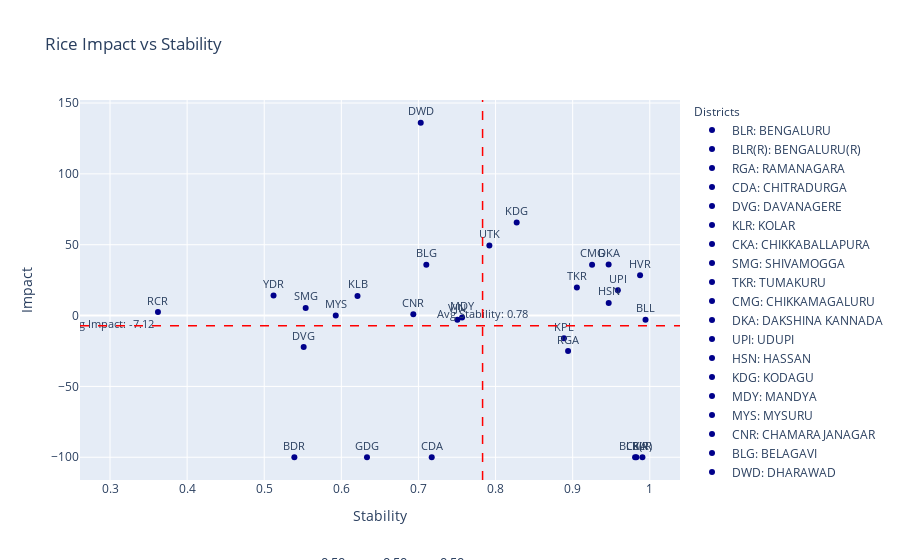

Write notebook code for a chart like this one.
### Code cell
import pandas as pd
import plotly.express as px
import ipywidgets as widgets
from ipywidgets import interact
from IPython.display import clear_output
import plotly.graph_objects as go

def update_plot(alpha1, alpha2, alpha3):
    
    tolerance = 1e-5 
    filtered_df = viz_df[
        (viz_df['Sensitivity_AreaUnderCereals_Paddy'].between(alpha1 - tolerance, alpha1 + tolerance)) &
        (viz_df['Sensitivity_TotalNPK'].between(alpha2 - tolerance, alpha2 + tolerance)) &
        (viz_df['Sensitivity_NetAreaIrrigated_Canals_NetAreaIrrigated'].between(alpha3 - tolerance, alpha3 + tolerance)) 
    ]

    # Create a scatter plot with filtered data
    fig = px.scatter(filtered_df, x='Stability_Values', y='Percentage Change', title='Rice Impact vs Stability',
                     labels={'Percentage Change': 'Impact', 'Stability_Values': 'Stability'},
                     text='Abbreviation', opacity=1, color_discrete_sequence=['darkblue'])

    fig.update_traces(textposition='top center', textfont=dict(size=11))

    # Update layout to add annotations and legends
    fig.update_layout(
        annotations=[
            dict(
                x=0.5,
                y=-0.25,
                showarrow=False,
                text=f'α<sub>AP</sub>: {alpha1:.2f}, α<sub>NPK</sub>: {alpha2:.2f}, α<sub>CN</sub>: {alpha3:.2f}',
                xref="paper",
                yref="paper",
                font=dict(size=13)
            )
        ],
        legend_title_text='Districts',
        legend_title=dict(font=dict(size=12)),
    )

    # Adding custom legends with abbreviations and full forms
    legend_labels = [{'Abbreviation': abb, 'Full Form': full_form} 
                     for abb, full_form in zip(filtered_df['Abbreviation'].unique(), filtered_df['District'].unique())]

    for label in legend_labels:
        fig.add_trace(go.Scatter(
            x=[None],
            y=[None],
            mode='markers',
            marker=dict(color='darkblue'),
            name=f"{label['Abbreviation']}: {label['Full Form']}"
        ))

    # Adding average lines for stability and percentage change
    avg_stability = filtered_df['Stability_Values'].mean()
    avg_precent = filtered_df['Percentage Change'].mean()

    fig.add_shape(
        type='line',
        x0=avg_stability, y0=0, x1=avg_stability, y1=1,
        line=dict(color='red', width=1.5, dash='dash'),
        yref='paper'
    )

    fig.add_shape(
        type='line',
        x0=0, y0=avg_precent, x1=1, y1=avg_precent,
        line=dict(color='red', width=1.5, dash='dash'),
        xref='paper'
    )

    # Add annotations for average values
    fig.add_trace(go.Scatter(
        x=[avg_stability],
        y=[-0.07],
        text=[f'Avg Stability: {avg_stability:.2f}'],
        mode="text",
        showlegend=False,
        textfont=dict(size=10.7)
    ))

    fig.add_trace(go.Scatter(
        x=[0.3],
        y=[avg_precent-0.04],
        text=[f'Avg Impact: {avg_precent:.2f}'],
        mode="text",
        showlegend=False,
        textfont=dict(size=10.7)
    ))

    clear_output()

    display(fig)

# Creating sliders for interaction
alpha1_slider = widgets.FloatSlider(value=0.5, min=0, max=1, step=0.1, description='αAP:')
alpha2_slider = widgets.FloatSlider(value=0.5, min=0, max=1, step=0.1, description='αNPK:')
alpha3_slider = widgets.FloatSlider(value=0.5, min=0, max=1, step=0.1, description='αCN:')

# Creating interactive plot
interactive_plot = interact(update_plot, alpha1=alpha1_slider, alpha2=alpha2_slider, alpha3=alpha3_slider)

# Create update button to trigger plot update
update_button = widgets.Button(description="Update Plot")
update_button.on_click(lambda _: update_plot(alpha1_slider.value, alpha2_slider.value, alpha3_slider.value))

# Display the button and sliders
widgets.HBox([update_button, alpha1_slider, alpha2_slider, alpha3_slider])

### Figure 1 — Plotly figure (JSON) as saved in the notebook; plotly's stock layout.template omitted (floating-point values rounded to 4 significant figures)
{"data": [{"hovertemplate": "Stability=%{x}<br>Impact=%{y}<br>Abbreviation=%{text}<extra></extra>", "legendgroup": "", "marker": {"color": "darkblue", "opacity": 1, "symbol": "circle"}, "mode": "markers+text", "name": "", "orientation": "v", "showlegend": false, "text": ["BLR", "BLR(R)", "RGA", "CDA", "DVG", "KLR", "CKA", "SMG", "TKR", "CMG", "DKA", "UPI", "HSN", "KDG", "MDY", "MYS", "CNR", "BLG", "DWD", "GDG", "HVR", "UTK", "BLL", "BDR", "KLB", "YDR", "RCR", "KPL", "VJN"], "textfont": {"size": 11}, "textposition": "top center", "type": "scatter", "x": [0.9905, 0.981, 0.8941, 0.7172, 0.5512, 0.9954, 0.9826, 0.5538, 0.9055, 0.9252, 0.9466, 0.9586, 0.9467, 0.8274, 0.7566, 0.5927, 0.6934, 0.7102, 0.703, 0.6333, 0.9874, 0.792, 0.9945, 0.5391, 0.621, 0.5121, 0.3622, 0.8887, 0.7505], "xaxis": "x", "y": [-100.0, -100.0, -25.08, -100.0, -22.2, null, -100.0, 5.398, 19.86, 35.91, 36.02, 17.92, 8.893, 65.72, -1.326, 0.01524, 0.9865, 35.94, 136.1, -100.0, 28.45, 49.4, -2.893, -100.0, 13.89, 14.09, 2.454, -16.03, -2.893], "yaxis": "y"}, {"marker": {"color": "darkblue"}, "mode": "markers", "name": "BLR: BENGALURU", "type": "scatter", "x": [null], "y": [null]}, {"marker": {"color": "darkblue"}, "mode": "markers", "name": "BLR(R): BENGALURU(R)", "type": "scatter", "x": [null], "y": [null]}, {"marker": {"color": "darkblue"}, "mode": "markers", "name": "RGA: RAMANAGARA", "type": "scatter", "x": [null], "y": [null]}, {"marker": {"color": "darkblue"}, "mode": "markers", "name": "CDA: CHITRADURGA", "type": "scatter", "x": [null], "y": [null]}, {"marker": {"color": "darkblue"}, "mode": "markers", "name": "DVG: DAVANAGERE", "type": "scatter", "x": [null], "y": [null]}, {"marker": {"color": "darkblue"}, "mode": "markers", "name": "KLR: KOLAR", "type": "scatter", "x": [null], "y": [null]}, {"marker": {"color": "darkblue"}, "mode": "markers", "name": "CKA: CHIKKABALLAPURA", "type": "scatter", "x": [null], "y": [null]}, {"marker": {"color": "darkblue"}, "mode": "markers", "name": "SMG: SHIVAMOGGA", "type": "scatter", "x": [null], "y": [null]}, {"marker": {"color": "darkblue"}, "mode": "markers", "name": "TKR: TUMAKURU", "type": "scatter", "x": [null], "y": [null]}, {"marker": {"color": "darkblue"}, "mode": "markers", "name": "CMG: CHIKKAMAGALURU", "type": "scatter", "x": [null], "y": [null]}, {"marker": {"color": "darkblue"}, "mode": "markers", "name": "DKA: DAKSHINA KANNADA", "type": "scatter", "x": [null], "y": [null]}, {"marker": {"color": "darkblue"}, "mode": "markers", "name": "UPI: UDUPI", "type": "scatter", "x": [null], "y": [null]}, {"marker": {"color": "darkblue"}, "mode": "markers", "name": "HSN: HASSAN", "type": "scatter", "x": [null], "y": [null]}, {"marker": {"color": "darkblue"}, "mode": "markers", "name": "KDG: KODAGU", "type": "scatter", "x": [null], "y": [null]}, {"marker": {"color": "darkblue"}, "mode": "markers", "name": "MDY: MANDYA", "type": "scatter", "x": [null], "y": [null]}, {"marker": {"color": "darkblue"}, "mode": "markers", "name": "MYS: MYSURU", "type": "scatter", "x": [null], "y": [null]}, {"marker": {"color": "darkblue"}, "mode": "markers", "name": "CNR: CHAMARAJANAGAR", "type": "scatter", "x": [null], "y": [null]}, {"marker": {"color": "darkblue"}, "mode": "markers", "name": "BLG: BELAGAVI", "type": "scatter", "x": [null], "y": [null]}, {"marker": {"color": "darkblue"}, "mode": "markers", "name": "DWD: DHARAWAD", "type": "scatter", "x": [null], "y": [null]}, {"marker": {"color": "darkblue"}, "mode": "markers", "name": "GDG: GADAG", "type": "scatter", "x": [null], "y": [null]}, {"marker": {"color": "darkblue"}, "mode": "markers", "name": "HVR: HAVERI", "type": "scatter", "x": [null], "y": [null]}, {"marker": {"color": "darkblue"}, "mode": "markers", "name": "UTK: UTTARA KANNADA", "type": "scatter", "x": [null], "y": [null]}, {"marker": {"color": "darkblue"}, "mode": "markers", "name": "BLL: BALLARI", "type": "scatter", "x": [null], "y": [null]}, {"marker": {"color": "darkblue"}, "mode": "markers", "name": "BDR: BIDAR", "type": "scatter", "x": [null], "y": [null]}, {"marker": {"color": "darkblue"}, "mode": "markers", "name": "KLB: KALABURAGI", "type": "scatter", "x": [null], "y": [null]}, {"marker": {"color": "darkblue"}, "mode": "markers", "name": "YDR: YADGIRI", "type": "scatter", "x": [null], "y": [null]}, {"marker": {"color": "darkblue"}, "mode": "markers", "name": "RCR: RAICHUR", "type": "scatter", "x": [null], "y": [null]}, {"marker": {"color": "darkblue"}, "mode": "markers", "name": "KPL: KOPPAL", "type": "scatter", "x": [null], "y": [null]}, {"marker": {"color": "darkblue"}, "mode": "markers", "name": "VJN: VIJAYANAGARA", "type": "scatter", "x": [null], "y": [null]}, {"mode": "text", "showlegend": false, "text": ["Avg Stability: 0.78"], "textfont": {"size": 10.7}, "type": "scatter", "x": [0.7832], "y": [-0.07]}, {"mode": "text", "showlegend": false, "text": ["Avg Impact: -7.12"], "textfont": {"size": 10.7}, "type": "scatter", "x": [0.3], "y": [-7.161]}], "layout": {"annotations": [{"font": {"size": 13}, "showarrow": false, "text": "α<sub>AP</sub>: 0.50, α<sub>NPK</sub>: 0.50, α<sub>CN</sub>: 0.50", "x": 0.5, "xref": "paper", "y": -0.25, "yref": "paper"}], "legend": {"title": {"font": {"size": 12}, "text": "Districts"}, "tracegroupgap": 0}, "shapes": [{"line": {"color": "red", "dash": "dash", "width": 1.5}, "type": "line", "x0": 0.7832, "x1": 0.7832, "y0": 0, "y1": 1, "yref": "paper"}, {"line": {"color": "red", "dash": "dash", "width": 1.5}, "type": "line", "x0": 0, "x1": 1, "xref": "paper", "y0": -7.121, "y1": -7.121}], "title": {"text": "Rice Impact vs Stability"}, "xaxis": {"anchor": "y", "domain": [0, 1], "title": {"text": "Stability"}}, "yaxis": {"anchor": "x", "domain": [0, 1], "title": {"text": "Impact"}}}}
